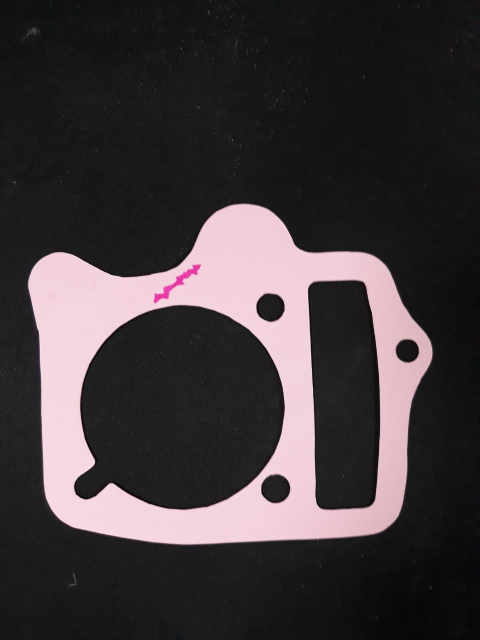
#> input picture detecterror-drone/src/images/error_1.jpg, 960 x 1280 px (shown at 1/2 size)
$ python -i utils.py   (imports and definitions only)   (older library calls are emulated)
#> lines starting #> are read from the running program, lines starting #| are printed output that depends on the picture; after the words box and inside, x2 and y2 are one past the last pixel; in counts of white or black regions, pixels touching at a corner belong together
#> further down, picture is the input picture: shape (1280, 960, 3); mean B, G, R 59.6, 57.5, 64
# import packages
import numpy as np
import cv2

from possible import Possible


# only input is thresh image
# [17 lines left out: function rotation_rect, not called in this run]


# convert image to thresh
def convert_image_to_thresh(img):
    gray = cv2.cvtColor(img, cv2.COLOR_BGR2GRAY)
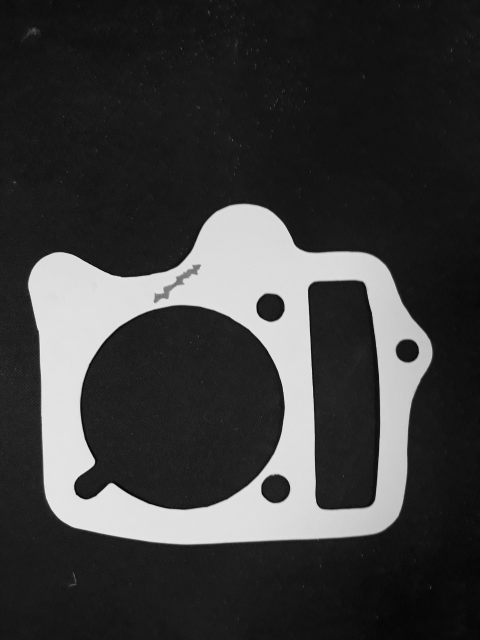
#> gray: shape (1280, 960) (shown at 1/2 size); min 1, max 243, mean 59.7
    gray = cv2.GaussianBlur(gray, (11, 11), 0)
    edge = cv2.Canny(gray, 100, 200)
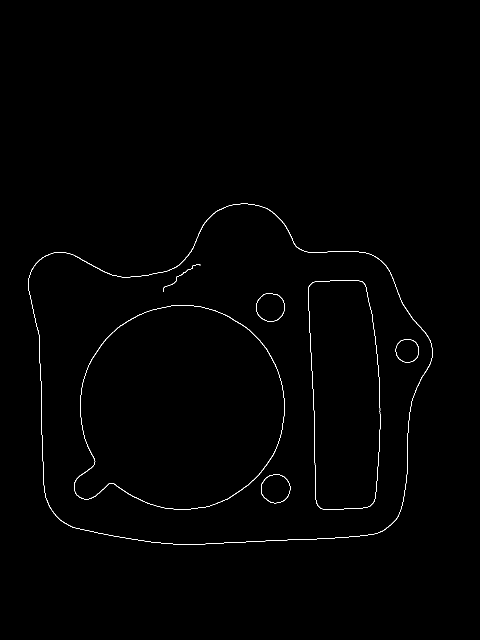
#> edge: shape (1280, 960) (shown at 1/2 size); 0.51% white in thin lines or dots, all inside (x1, y1, x2, y2) = (56, 407, 866, 1090)
    _, contours, _ = cv2.findContours(edge.copy(), 1, 1)
#> contours = 13 contours; largest, box (x1, y1, x2, y2) and area: (56, 407, 866, 1090) 426433, (56, 407, 866, 1090) 426049, (148, 610, 570, 1020) 134228, (148, 610, 570, 1020) 133856, (616, 560, 761, 1020) 57762
    # contours, _ = cv2.findContours(edge.copy(), 1, 1)
    cv2.drawContours(gray, contours, -1, [0, 255, 0], 2)
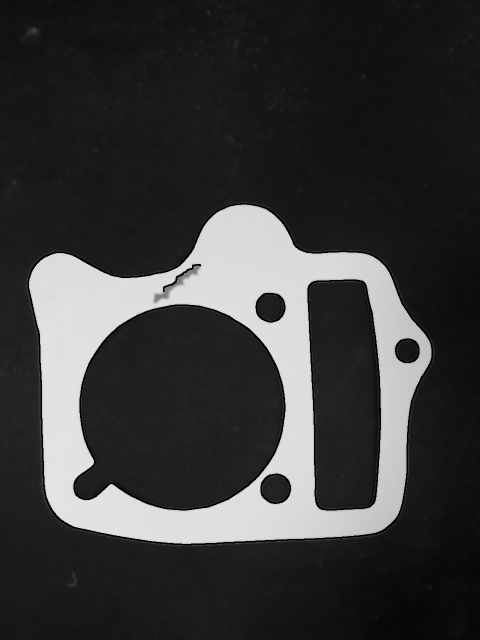
#> gray: shape (1280, 960) (shown at 1/2 size); min 0, max 227, mean 57.7
    gray = cv2.bitwise_not(gray)
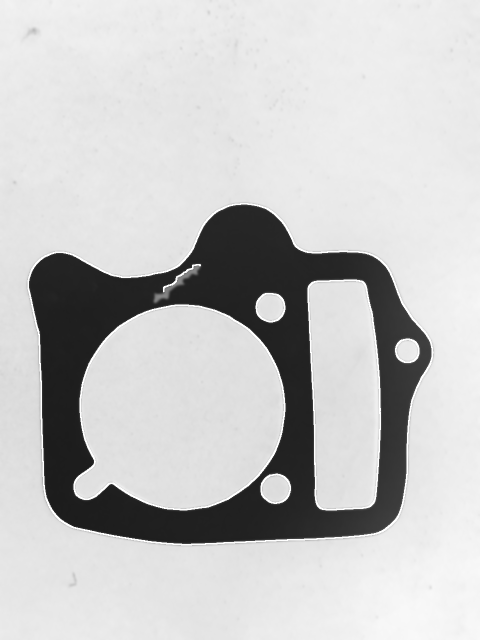
#> gray: shape (1280, 960) (shown at 1/2 size); min 28, max 255, mean 197.3
    thresh = cv2.threshold(
        gray, 0, 255, cv2.THRESH_BINARY | cv2.THRESH_OTSU)[1]
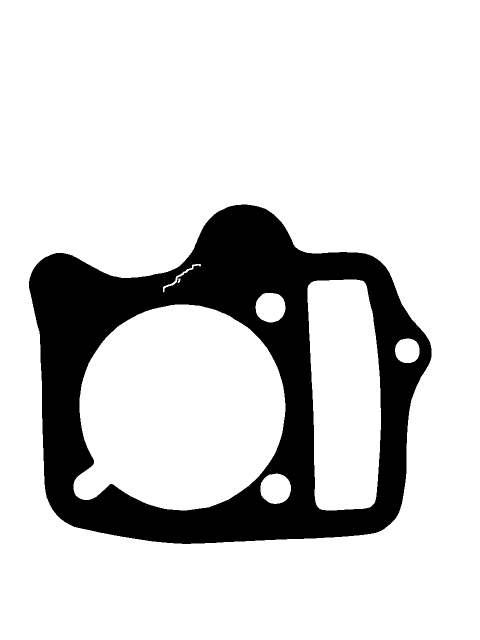
#> thresh: shape (1280, 960) (shown at 1/2 size); 82.3% white; 1 black region, box (x1, y1, x2, y2) and area: (58, 409, 863, 1088) 217397
    return thresh


# find countours
# [35 lines left out: functions find_contours, resize_image, not called in this run]

>>> import cv2
>>> picture = cv2.imread('../images/error_1.jpg')
>>> result = convert_image_to_thresh(picture)

$ run again, on detecterror-drone/src/images/error_2.jpg
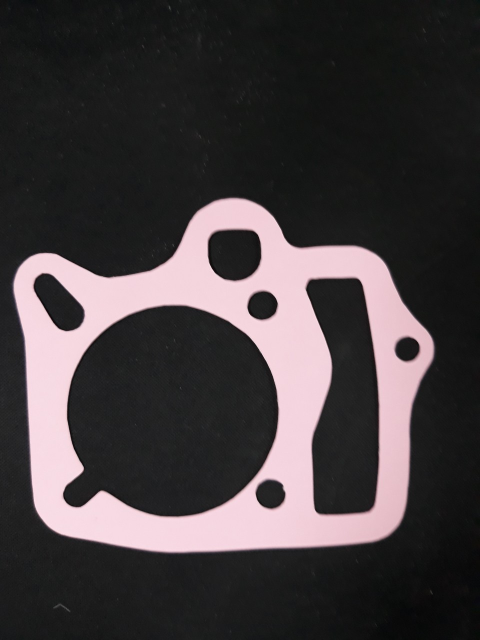
#> input picture detecterror-drone/src/images/error_2.jpg, 960 x 1280 px (shown at 1/2 size)
#> picture is the input picture: shape (1280, 960, 3); mean B, G, R 63.3, 61.4, 67.6
#> in convert_image_to_thresh, `edge = cv2.Canny(gray, 100, 200)`:
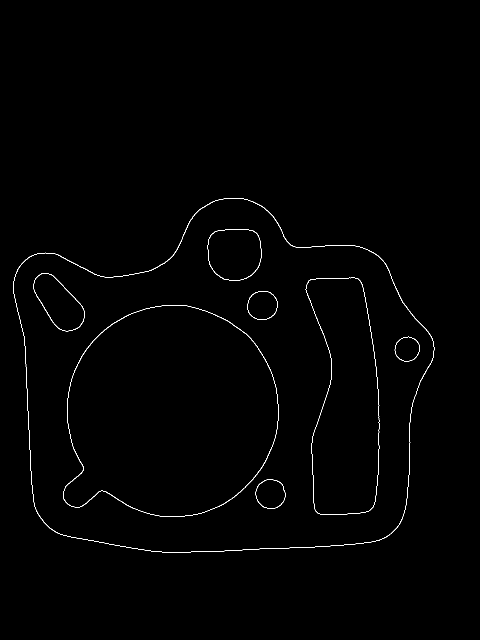
#> edge: shape (1280, 960) (shown at 1/2 size); 0.59% white in thin lines or dots, all inside (x1, y1, x2, y2) = (26, 396, 869, 1106)
#> contours = 16 contours; largest, box (x1, y1, x2, y2) and area: (26, 396, 869, 1106) 460164, (26, 396, 869, 1106) 459754, (126, 610, 558, 1034) 143600, (126, 610, 558, 1034) 143214, (611, 555, 759, 1030) 52668
#> in convert_image_to_thresh, `thresh = cv2.threshold( gray, 0, 255, cv2.THRESH_BINARY | cv2.THRESH_O..`:
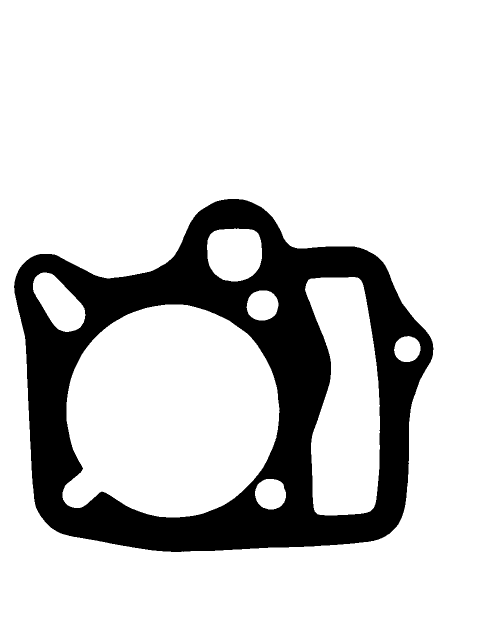
#> thresh: shape (1280, 960) (shown at 1/2 size); 81.4% white; 1 black region, box (x1, y1, x2, y2) and area: (28, 398, 867, 1104) 228855

$ run again, on detecterror-drone/src/images/error_4.jpg
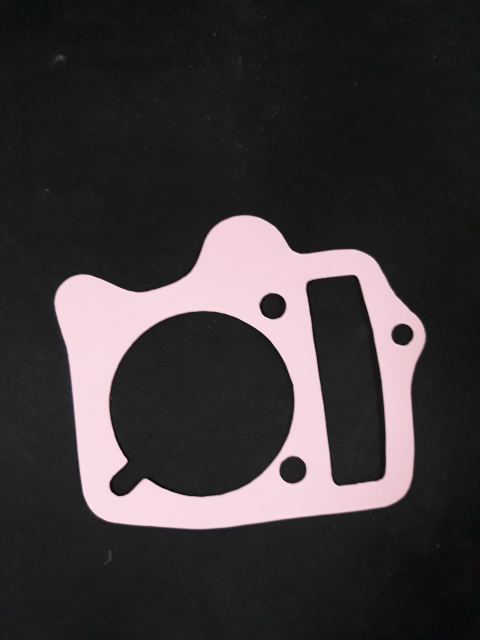
#> input picture detecterror-drone/src/images/error_4.jpg, 960 x 1280 px (shown at 1/2 size)
#> picture is the input picture: shape (1280, 960, 3); mean B, G, R 56.5, 55.2, 59.8
#> in convert_image_to_thresh, `edge = cv2.Canny(gray, 100, 200)`:
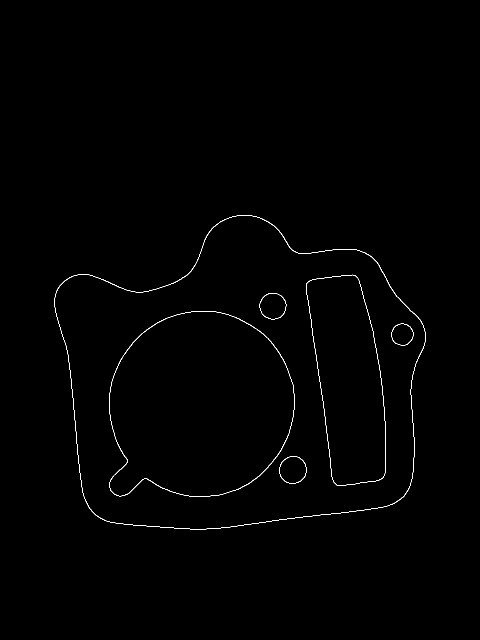
#> edge: shape (1280, 960) (shown at 1/2 size); 0.46% white in thin lines or dots, all inside (x1, y1, x2, y2) = (108, 430, 852, 1059)
#> contours = 12 contours; largest, box (x1, y1, x2, y2) and area: (108, 430, 852, 1059) 355184, (108, 430, 852, 1059) 354852, (218, 622, 589, 994) 110436, (218, 622, 589, 994) 110094, (612, 549, 772, 972) 48028
#> in convert_image_to_thresh, `thresh = cv2.threshold( gray, 0, 255, cv2.THRESH_BINARY | cv2.THRESH_O..`:
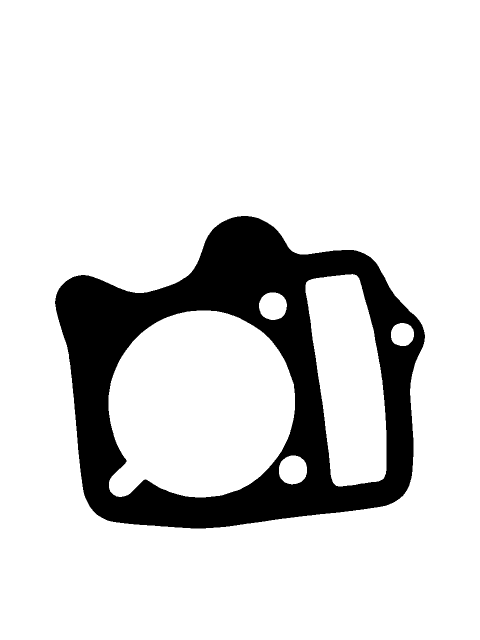
#> thresh: shape (1280, 960) (shown at 1/2 size); 85.2% white; 1 black region, box (x1, y1, x2, y2) and area: (110, 432, 850, 1057) 181780
